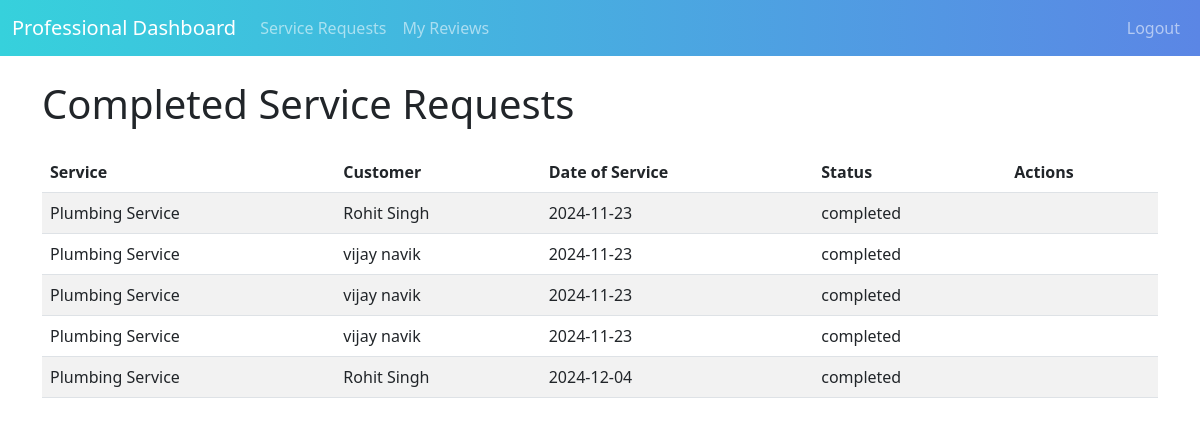
Page /professional/service_requests/completed (signed in) on the committed database.
### app/models.py (models this page shows, shortened)
class ServiceRequest(db.Model):
    id = db.Column(db.Integer, primary_key=True)
    service_id = db.Column(db.Integer, db.ForeignKey('service.id'), nullable=False)
    customer_id = db.Column(db.Integer, db.ForeignKey('user.id'), nullable=False)
    professional_id = db.Column(db.Integer, db.ForeignKey('user.id'))
    date_of_request = db.Column(db.DateTime, nullable=False, default=datetime.utcnow)
    date_of_service = db.Column(db.DateTime, nullable=False)
    date_of_completion = db.Column(db.DateTime)
    status = db.Column(db.String(20), default='pending')
    completion_status = db.Column(db.Boolean, default=False)
    remarks = db.Column(db.Text)
    pincode = db.Column(db.String(10), nullable=False)
    city = db.Column(db.String(100), nullable=False)
    service = db.relationship('Service', backref='service_requests')
    customer = db.relationship('User', foreign_keys=[customer_id], backref='customer_requests')
    professional = db.relationship('User', foreign_keys=[professional_id], backref='professional_requests')

class Service(db.Model):
    id = db.Column(db.Integer, primary_key=True)
    name = db.Column(db.String(100), nullable=False)
    base_price = db.Column(db.Float, nullable=False)
    description = db.Column(db.Text)

class User(UserMixin, db.Model):
    id = db.Column(db.Integer, primary_key=True)
    name = db.Column(db.String(100), nullable=False)
    email = db.Column(db.String(100), unique=True, nullable=False)
    password = db.Column(db.String(200), nullable=False)
    user_type = db.Column(db.String(20), nullable=False)
    is_approved = db.Column(db.Boolean, default=False)
    is_blocked = db.Column(db.Boolean, default=False)
    professional_profile = db.relationship('ProfessionalProfile', backref='user', uselist=False)

### app/routes/professional.py (the view)
@professional_bp.route('/service_requests/<status>')
@login_required
def service_requests(status):
    if current_user.user_type != 'professional':
        flash('Access denied. This page is for professionals only.', 'danger')
        return redirect(url_for('main.index'))
    valid_statuses = ['pending', 'accepted', 'completed']
    if status not in valid_statuses:
        flash('Invalid status.', 'danger')
        return redirect(url_for('professional.dashboard'))
    requests = ServiceRequest.query.filter_by(professional_id=current_user.id, status=status).options(
        db.joinedload(ServiceRequest.customer),
        db.joinedload(ServiceRequest.service)
    ).all()
    return render_template('professional/service_requests.html', requests=requests, status=status)

### app/models.py (called while the page is built)
@login_manager.user_loader
def load_user(user_id):
    return User.query.get(int(user_id))

### app/templates/professional/service_requests.html (shortened to what this page needs)
{% extends "professional/professional_base.html" %}
{% block content %}
<h1 class="mb-4">{{ status.capitalize() }} Service Requests</h1>
{% if requests %}
    <table class="table table-striped">
        <thead>
            <tr>
                <th>Service</th>
                <th>Customer</th>
                <th>Date of Service</th>
                <th>Status</th>
                <th>Actions</th>
            </tr>
        </thead>
        <tbody>
            {% for request in requests %}
            <tr>
                <td>{{ request.service.name }}</td>
                <td>{{ request.customer.name }}</td>
                <td>{{ request.date_of_service.strftime('%Y-%m-%d') }}</td>
                <td>{{ request.status }}</td>
                <td>
                </td>
            </tr>
            {% endfor %}
        </tbody>
    </table>
{% else %}
    <p>No {{ status }} service requests found.</p>
{% endif %}
{% endblock %}

### app/templates/professional/professional_base.html (style rules this page uses)
body { background: #ffffff; min-height: 100vh; }

### rows in the picture
ServiceRequest: service.name "Plumbing Service", customer.name "Rohit Singh", date_of_service "2024-11-23", status "completed"
ServiceRequest: service.name "Plumbing Service", customer.name "vijay navik", date_of_service "2024-11-23", status "completed"
ServiceRequest: service.name "Plumbing Service", customer.name "vijay navik", date_of_service "2024-11-23", status "completed"
ServiceRequest: service.name "Plumbing Service", customer.name "vijay navik", date_of_service "2024-11-23", status "completed"
ServiceRequest: service.name "Plumbing Service", customer.name "Rohit Singh", date_of_service "2024-12-04", status "completed"

### other values in the picture
{{ status.capitalize() }} "Completed"
